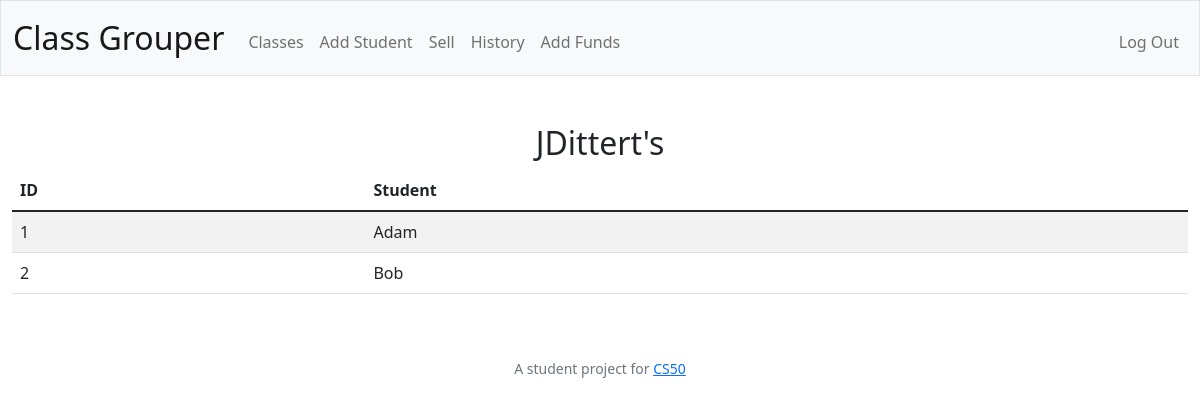
The page /group (signed in) on the database as committed earlier.
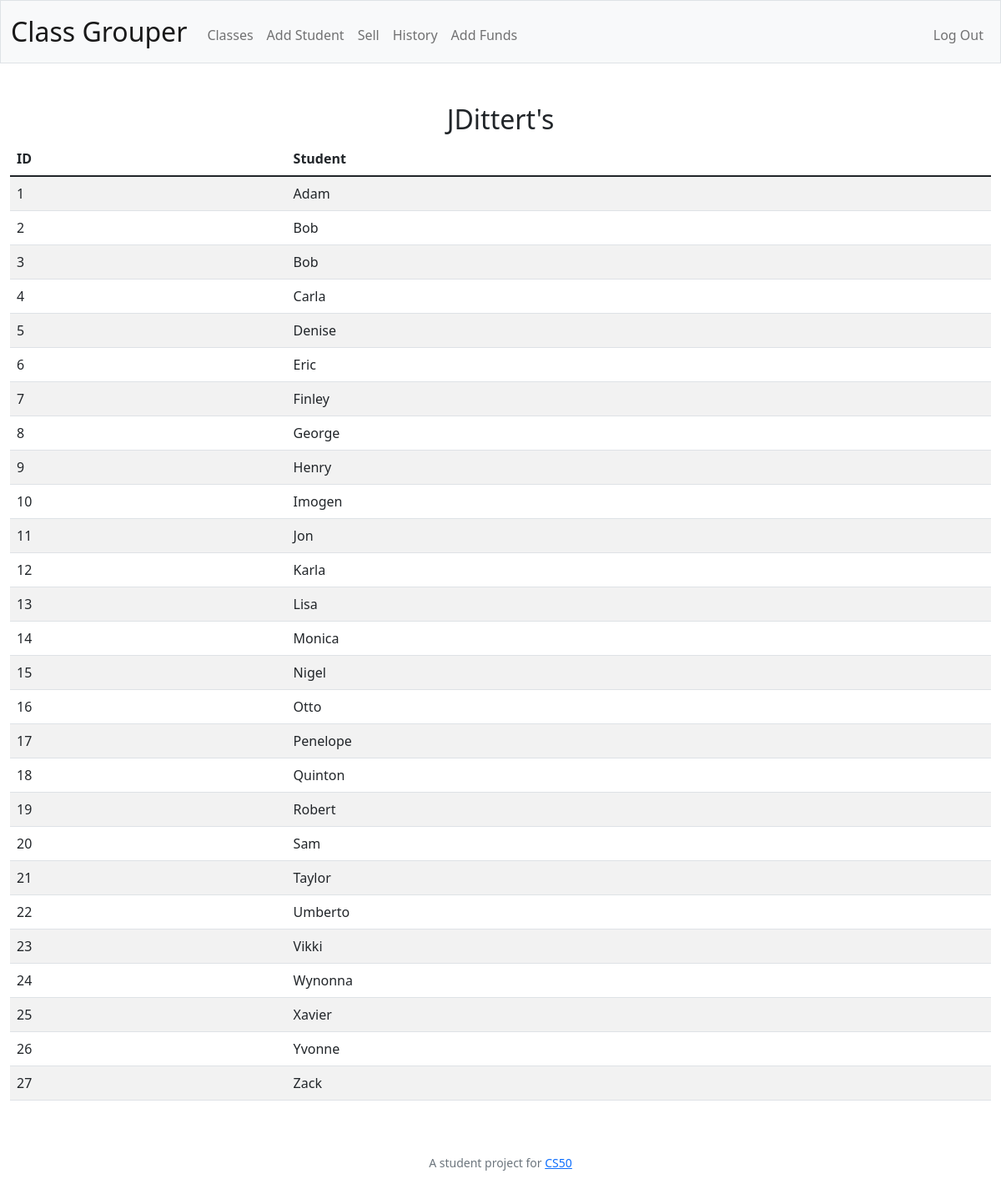
The same page on the database as committed later.
### tables this page shows
CREATE TABLE users (id INTEGER PRIMARY KEY AUTOINCREMENT NOT NULL, username TEXT NOT NULL, usercase TEXT NOT NULL, hash TEXT NOT NULL);

CREATE TABLE students (id INTEGER PRIMARY KEY AUTOINCREMENT NOT NULL, name TEXT NOT NULL, class INTEGER NOT NULL, teacher INTEGER NOT NULL, FOREIGN KEY (teacher) REFERENCES users(id), FOREIGN KEY (class) REFERENCES classes(id));

### app.py (the view)
@app.route("/group", methods=["GET", "POST"])
def group():
    if request.method == "POST":
        return apology("TODO")
    else:
        teacher = db.execute("SELECT * FROM users WHERE id = ?", session["user_id"])
        name = teacher[0]["usercase"]
        students = db.execute("SELECT * FROM students WHERE class = ?", 1)
        return render_template("group.html", name=name, students=students)

### app.py (called while the page is built)
@app.after_request
def after_request(response):
    response.headers["Cache-Control"] = "no-cache, no-store, must-revalidate"
    response.headers["Expires"] = 0
    response.headers["Pragma"] = "no-cache"
    return response

### templates/group.html (shortened to what this page needs)
{% extends "layout.html" %}
{% block main %}
    <div>
        <h2>{{ name }}'s {{ class }}</h2>
    </div>
    <div>
    <table class="table table-striped">
        <thead>
            <tr>
                <th class="text-start">ID</th>
                <th class="text-start">Student</th>
            </tr>
        </thead>
        <tbody>
            {% for student in students %}
                <tr>
                    <td class="text-start">{{ student.id }}</td>
                    <td class="text-start">{{ student.name }}</td>
                </tr>
            {% endfor %}
        </tbody>
    </table>
    </div>
{% endblock %}

### templates/layout.html (shortened to what this page needs)
<!DOCTYPE html>
<html lang="en">
    <head>
        <link href="https://cdn.jsdelivr.net/npm/bootstrap@5.1.3/dist/css/bootstrap.min.css" rel="stylesheet">
        <link href="/static/styles.css" rel="stylesheet">
    </head>
    <body>
        <nav class="bg-light border navbar navbar-expand-md navbar-light">
            <div class="container-fluid">
                <a class="navbar-brand" href="/">Class Grouper</a>
                <div class="collapse navbar-collapse" id="navbar">
                    {% if session["user_id"] %}
                        <ul class="navbar-nav me-auto mt-2">
                            <li class="nav-item"><a class="nav-link" href="/classes">Classes</a></li>
                            <li class="nav-item"><a class="nav-link" href="/add_student">Add Student</a></li>
                            <li class="nav-item"><a class="nav-link" href="/sell">Sell</a></li>
                            <li class="nav-item"><a class="nav-link" href="/history">History</a></li>
                            <li class="nav-item"><a class="nav-link" href="/add">Add Funds</a></li>
                        </ul>
                        <ul class="navbar-nav ms-auto mt-2">
                            <li class="nav-item"><a class="nav-link" href="/logout">Log Out</a></li>
                        </ul>
                    {% else %}
                        <ul class="navbar-nav ms-auto mt-2">
                            <li class="nav-item"><a class="nav-link" href="/register">Register</a></li>
                            <li class="nav-item"><a class="nav-link" href="/login">Log In</a></li>
                        </ul>
                    {% endif %}
                </div>
            </div>
        </nav>
        <main class="container-fluid py-5 text-center">
            {% block main %}{% endblock %}
        </main>
        <footer class="mb-5 small text-center text-muted">
            A student project for <a href="https://cs50.harvard.edu/x/2022/">CS50</a>
        </footer>
    </body>
</html>

### Static/styles.css (style rules this page uses)
nav .navbar-brand { font-size: xx-large; }

Rows that differ between the two databases and show on the page:
added students: id "3", name "Bob"
added students: id "4", name "Carla"
added students: id "5", name "Denise"
added students: id "6", name "Eric"
added students: id "7", name "Finley"
added students: id "8", name "George"
added students: id "9", name "Henry"
added students: id "10", name "Imogen"
added students: id "11", name "Jon"
added students: id "12", name "Karla"
added students: id "13", name "Lisa"
added students: id "14", name "Monica"
added students: id "15", name "Nigel"
added students: id "16", name "Otto"
added students: id "17", name "Penelope"
added students: id "18", name "Quinton"
added students: id "19", name "Robert"
added students: id "20", name "Sam"
added students: id "21", name "Taylor"
added students: id "22", name "Umberto"
added students: id "23", name "Vikki"
added students: id "24", name "Wynonna"
added students: id "25", name "Xavier"
added students: id "26", name "Yvonne"
added students: id "27", name "Zack"
